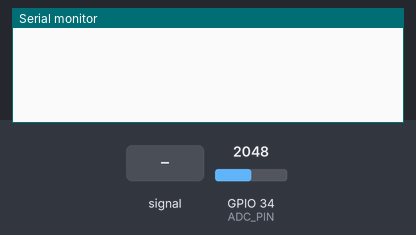
A sketch run on a simulated ESP32. Parts: the last lines printed to the serial monitor. The test bench sets the inputs (shaded band); at power-on: GPIO 34 (ADC_PIN) = 2048.

Above: at 2.2 s.
2.3 s: GPIO 34 (ADC_PIN) fed a 200 Hz sine of ±327 counts around its level
At 2.67 s:
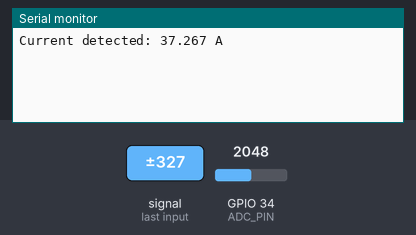
4.5 s: GPIO 34 (ADC_PIN) set to 2866
At 5.7 s:
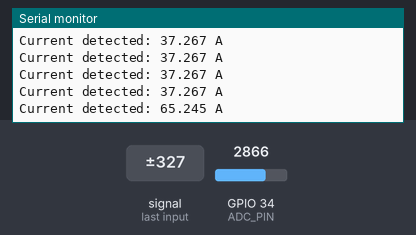
6.0 s: GPIO 34 (ADC_PIN) set to 3603
At 7.1 s:
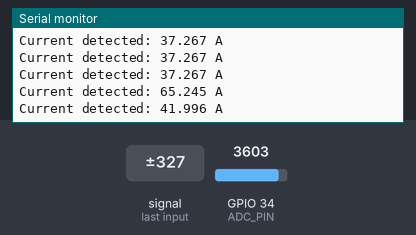
Timing chart, 0 to 9.0 s (numbered marks = the images above; inputs shaded):
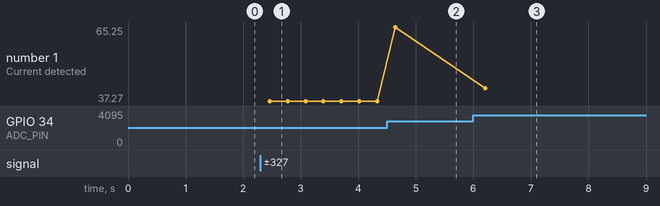

Measured:
- after the input at 2.3 s, the serial monitor: prints a new line after 0.16 s (image 1)
- after the input at 4.5 s, the serial monitor: prints a new line after 0.15 s (image 2)
- after the input at 6.0 s, the serial monitor: prints a new line after 0.21 s (image 3)
- plotted number 1: 37.27 → 65.25 after the input at 4.5 s, 65.25 → 42 after the input at 6.0 s

The sketch:

SCT013_v1.1.ino
```cpp
#include "Arduino.h"

#define ADC_PIN 34             // ESP32 ADC1 GPIO34 (Use ADC1 pins only)
#define SAMPLES 1000           // Number of ADC samples per cycle
#define ADC_REF_VOLT 3.3       // ESP32 ADC reference voltage
#define ADC_RES 4095.0         // 12-bit ADC resolution
#define BURDEN_RESISTOR 10.0   // Burden resistor value in ohms
#define CT_TURNS 2000          // Number of turns in SCT-013

#define CURRENT_THRESHOLD 0.5  // Set a threshold for current detection (e.g., 0.5A)

void currentDetectionTask(void *pvParameters);

void setup() {
    Serial.begin(115200);
    delay(1000);

    // Create a FreeRTOS task for current detection
    xTaskCreate(
        currentDetectionTask,  // Task function
        "CurrentDetection",    // Task name
        2048,                  // Stack size
        NULL,                  // Task parameters
        1,                     // Priority
        NULL                   // Task handle
    );
}

void loop() {
    // Empty since FreeRTOS manages tasks
}

// FreeRTOS Task for Current Measurement
void currentDetectionTask(void *pvParameters) {
    while (1) {
        float voltagePeakToPeak = 0.0;
        float minVal = ADC_RES, maxVal = 0.0;

        // Sample ADC multiple times to capture peaks
        for (int i = 0; i < SAMPLES; i++) {
            int adcVal = analogRead(ADC_PIN);
            if (adcVal > maxVal) maxVal = adcVal;
            if (adcVal < minVal) minVal = adcVal;
            delayMicroseconds(100); // Sampling delay
        }

        voltagePeakToPeak = (maxVal - minVal) * (ADC_REF_VOLT / ADC_RES);  // Convert ADC to voltage
        float voltageRMS = voltagePeakToPeak / (2.0 * sqrt(2));  // Convert peak-to-peak to RMS
        float currentRMS = voltageRMS / BURDEN_RESISTOR * CT_TURNS; // Convert voltage to current

        // **Trigger detection if current exceeds threshold**
        if (currentRMS > CURRENT_THRESHOLD) {
            Serial.print("Current detected: ");
            Serial.print(currentRMS, 3);
            Serial.println(" A");
        }

        vTaskDelay(pdMS_TO_TICKS(100)); // Wait 1 second before next detection
    }
}
```
